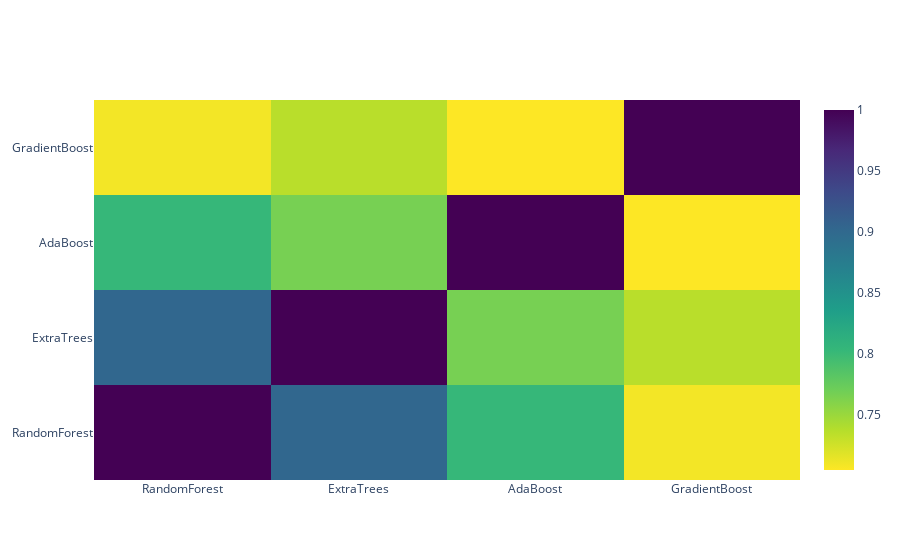

The cell this chart's notebook holds for it:
### Code cell
data = [
    go.Heatmap(
        z= base_predictions_train.astype(float).corr().values ,
        x=base_predictions_train.columns.values,
        y= base_predictions_train.columns.values,
          colorscale='Viridis',
            showscale=True,
            reversescale = True
    )
]
py.iplot(data, filename='labelled-heatmap')

### Figure 1 — Plotly figure (JSON) as saved in the notebook; plotly's stock layout.template omitted (floating-point values rounded to 4 significant figures)
{"data": [{"colorscale": [[0, "#440154"], [0.1111, "#482878"], [0.2222, "#3e4989"], [0.3333, "#31688e"], [0.4444, "#26828e"], [0.5556, "#1f9e89"], [0.6667, "#35b779"], [0.7778, "#6ece58"], [0.8889, "#b5de2b"], [1, "#fde725"]], "reversescale": true, "showscale": true, "type": "heatmap", "x": ["RandomForest", "ExtraTrees", "AdaBoost", "GradientBoost"], "y": ["RandomForest", "ExtraTrees", "AdaBoost", "GradientBoost"], "z": [[1, 0.9022, 0.8028, 0.7094], [0.9022, 1, 0.7664, 0.7359], [0.8028, 0.7664, 1, 0.7048], [0.7094, 0.7359, 0.7048, 1]]}], "layout": {}}
